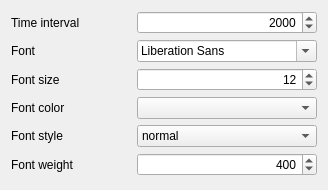
         <widget class="QWidget" name="contents_appearance">
          <property name="geometry">
           <rect>
            <x>0</x>
            <y>0</y>
            <width>326</width>
            <height>190</height>
           </rect>
          </property>
          <layout class="QVBoxLayout" name="verticalLayout_10">
           <item>
            <layout class="QHBoxLayout" name="layout_interval">
             <item>
              <widget class="QLabel" name="label_interval">
               <property name="minimumSize">
                <size>
                 <width>120</width>
                 <height>0</height>
                </size>
               </property>
               <property name="text">
                <string>Time interval</string>
               </property>
              </widget>
             </item>
             <item>
              <spacer name="spacer_interval">
               <property name="orientation">
                <enum>Qt::Horizontal</enum>
               </property>
               <property name="sizeHint" stdset="0">
                <size>
                 <width>40</width>
                 <height>20</height>
                </size>
               </property>
              </spacer>
             </item>
             <item>
              <widget class="QSpinBox" name="spinBox_interval">
               <property name="minimumSize">
                <size>
                 <width>180</width>
                 <height>0</height>
                </size>
               </property>
               <property name="alignment">
                <set>Qt::AlignRight|Qt::AlignTrailing|Qt::AlignVCenter</set>
               </property>
               <property name="minimum">
                <number>1</number>
               </property>
               <property name="maximum">
                <number>10000</number>
               </property>
               <property name="singleStep">
                <number>500</number>
               </property>
               <property name="value">
                <number>2000</number>
               </property>
              </widget>
             </item>
            </layout>
           </item>
           <item>
            <layout class="QHBoxLayout" name="layout_font">
             <item>
              <widget class="QLabel" name="label_font">
               <property name="minimumSize">
                <size>
                 <width>120</width>
                 <height>0</height>
                </size>
               </property>
               <property name="text">
                <string>Font</string>
               </property>
              </widget>
             </item>
             <item>
              <spacer name="spacer_font">
               <property name="orientation">
                <enum>Qt::Horizontal</enum>
               </property>
               <property name="sizeHint" stdset="0">
                <size>
                 <width>40</width>
                 <height>20</height>
                </size>
               </property>
              </spacer>
             </item>
             <item>
              <widget class="QFontComboBox" name="fontComboBox">
               <property name="minimumSize">
                <size>
                 <width>180</width>
                 <height>0</height>
                </size>
               </property>
              </widget>
             </item>
            </layout>
           </item>
           <item>
            <layout class="QHBoxLayout" name="layout_fontSize">
             <item>
              <widget class="QLabel" name="label_fontSize">
               <property name="minimumSize">
                <size>
                 <width>120</width>
                 <height>0</height>
                </size>
               </property>
               <property name="text">
                <string>Font size</string>
               </property>
              </widget>
             </item>
             <item>
              <spacer name="spacer_fontSize">
               <property name="orientation">
                <enum>Qt::Horizontal</enum>
               </property>
               <property name="sizeHint" stdset="0">
                <size>
                 <width>40</width>
                 <height>20</height>
                </size>
               </property>
              </spacer>
             </item>
             <item>
              <widget class="QSpinBox" name="spinBox_fontSize">
               <property name="minimumSize">
                <size>
                 <width>180</width>
                 <height>0</height>
                </size>
               </property>
               <property name="alignment">
                <set>Qt::AlignRight|Qt::AlignTrailing|Qt::AlignVCenter</set>
               </property>
               <property name="minimum">
                <number>1</number>
               </property>
               <property name="maximum">
                <number>99</number>
               </property>
               <property name="singleStep">
                <number>1</number>
               </property>
               <property name="value">
                <number>12</number>
               </property>
              </widget>
             </item>
            </layout>
           </item>
           <item>
            <layout class="QHBoxLayout" name="layout_color">
             <item>
              <widget class="QLabel" name="label_color">
               <property name="minimumSize">
                <size>
                 <width>120</width>
                 <height>0</height>
                </size>
               </property>
               <property name="text">
                <string>Font color</string>
               </property>
              </widget>
             </item>
             <item>
              <spacer name="spacer_color">
               <property name="orientation">
                <enum>Qt::Horizontal</enum>
               </property>
               <property name="sizeHint" stdset="0">
                <size>
                 <width>40</width>
                 <height>20</height>
                </size>
               </property>
              </spacer>
             </item>
             <item>
              <widget class="KColorCombo" name="kcolorcombo">
               <property name="minimumSize">
                <size>
                 <width>180</width>
                 <height>0</height>
                </size>
               </property>
              </widget>
             </item>
            </layout>
           </item>
           <item>
            <layout class="QHBoxLayout" name="layout_style">
             <item>
              <widget class="QLabel" name="label_style">
               <property name="minimumSize">
                <size>
                 <width>120</width>
                 <height>0</height>
                </size>
               </property>
               <property name="text">
                <string>Font style</string>
               </property>
              </widget>
             </item>
             <item>
              <spacer name="spacer_style">
               <property name="orientation">
                <enum>Qt::Horizontal</enum>
               </property>
               <property name="sizeHint" stdset="0">
                <size>
                 <width>40</width>
                 <height>20</height>
                </size>
               </property>
              </spacer>
             </item>
             <item>
              <widget class="QComboBox" name="comboBox_style">
               <property name="minimumSize">
                <size>
                 <width>180</width>
                 <height>0</height>
                </size>
               </property>
               <item>
                <property name="text">
                 <string notr="true">normal</string>
                </property>
               </item>
               <item>
                <property name="text">
                 <string notr="true">italic</string>
                </property>
               </item>
              </widget>
             </item>
            </layout>
           </item>
           <item>
            <layout class="QHBoxLayout" name="layout_weight">
             <item>
              <widget class="QLabel" name="label_weight">
               <property name="minimumSize">
                <size>
                 <width>120</width>
                 <height>0</height>
                </size>
               </property>
               <property name="text">
                <string>Font weight</string>
               </property>
              </widget>
             </item>
             <item>
              <spacer name="spacer_weight">
               <property name="orientation">
                <enum>Qt::Horizontal</enum>
               </property>
               <property name="sizeHint" stdset="0">
                <size>
                 <width>40</width>
                 <height>19</height>
                </size>
               </property>
              </spacer>
             </item>
             <item>
              <widget class="QSpinBox" name="spinBox_weight">
               <property name="minimumSize">
                <size>
                 <width>180</width>
                 <height>0</height>
                </size>
               </property>
               <property name="alignment">
                <set>Qt::AlignRight|Qt::AlignTrailing|Qt::AlignVCenter</set>
               </property>
               <property name="minimum">
                <number>1</number>
               </property>
               <property name="maximum">
                <number>1000</number>
               </property>
               <property name="singleStep">
                <number>50</number>
               </property>
               <property name="value">
                <number>400</number>
               </property>
              </widget>
             </item>
            </layout>
           </item>
           <item>
            <spacer name="spacer_text">
             <property name="orientation">
              <enum>Qt::Vertical</enum>
             </property>
             <property name="sizeHint" stdset="0">
              <size>
               <width>20</width>
               <height>40</height>
              </size>
             </property>
            </spacer>
           </item>
          </layout>
         </widget>
